Frame 1 (no input): blank canvas, image omitted
Frame 60 (the mouse pressed at the canvas centre just before this capture): blank canvas, image omitted
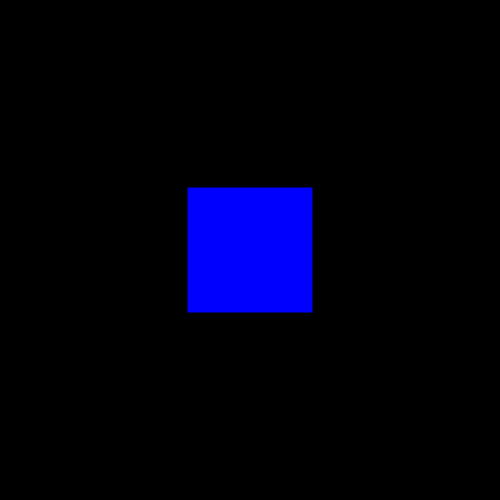
Frame 120 (the mouse held since frame 60 and released just before this capture)

The Processing sketch whose frames 1 and 60 were blank and that drew this single picture after the mouse press (run headless with seeded random() and noise(); from frame 60 on, the mouse is pressed at the canvas centre):

// Processing sketch: rects
// ── rects.pde
void setup()
{
  size(500, 500);
}

float rectWidth;
float rectHeight;

void draw()
{
  
  rectWidth = mouseX / 2;
  rectHeight = mouseY / 2;
  
  background(0);
  noStroke();
  fill(0, 0, 255);
  
  float tlx = (width / 2) - (rectWidth / 2);
  float tly = (height / 2) - (rectHeight / 2);
  
  rect(tlx, tly, rectWidth, rectHeight);
  
}
